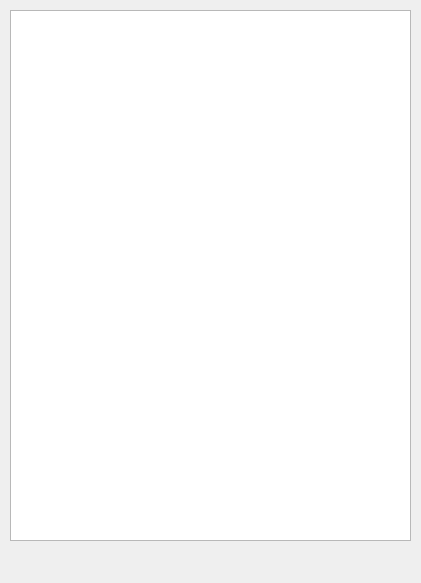
<?xml version="1.0" encoding="UTF-8"?>
<ui version="4.0">
 <class>DialogProcessList</class>
 <widget class="QDialog" name="DialogProcessList">
  <property name="geometry">
   <rect>
    <x>0</x>
    <y>0</y>
    <width>421</width>
    <height>583</height>
   </rect>
  </property>
  <property name="windowTitle">
   <string>Dialog</string>
  </property>
  <widget class="QListWidget" name="listWidget_Process">
   <property name="geometry">
    <rect>
     <x>10</x>
     <y>10</y>
     <width>401</width>
     <height>531</height>
    </rect>
   </property>
  </widget>
 </widget>
 <resources/>
 <connections/>
</ui>
